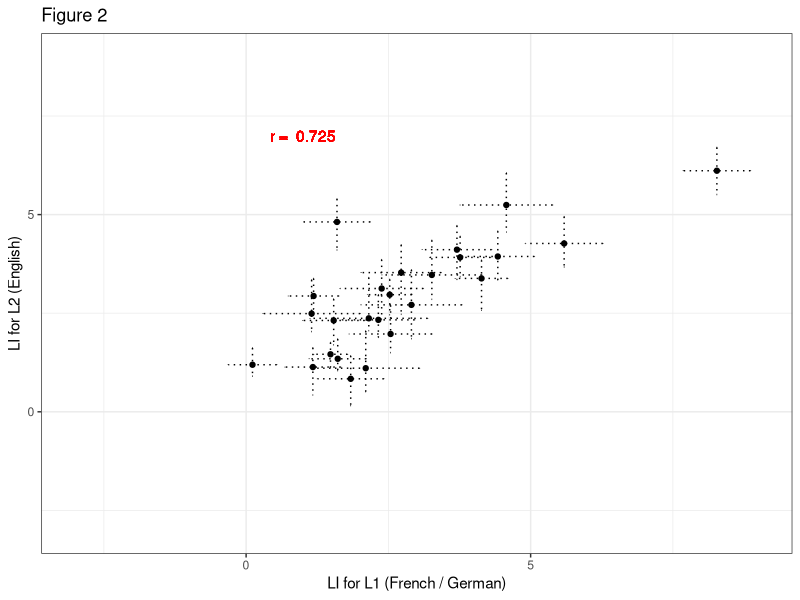
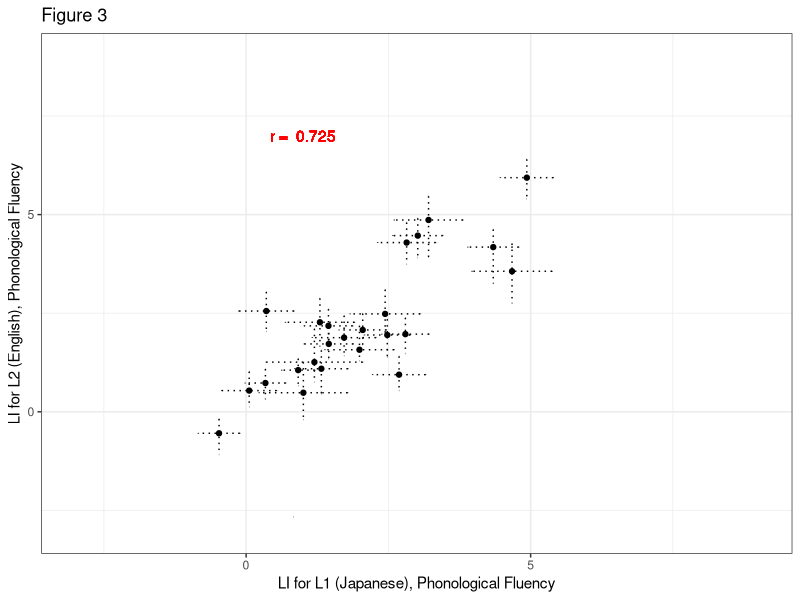
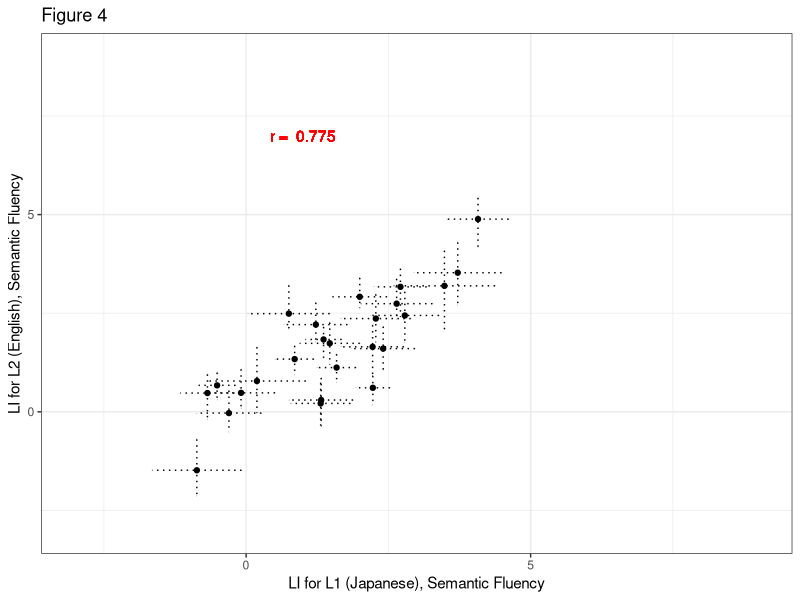

Here is the R script that generated these plots, in order:
## ---- chunk 1
knitr::opts_chunk$set(echo = TRUE)

require(tidyverse)
require(flextable)
require(ggplot2)
## ---- chunk 2
# read French/German data in
L1_data <- read.csv('Results_L1.csv')
L2_data <- read.csv('Results_L2.csv')
background_data_total <- read.csv('background_data.csv', stringsAsFactors = FALSE)
colnames(background_data_total)[1] <-  colnames(background_data_total)[1] <- 'ID'

# read Japanese data in 
Miho_L1_data <- read.csv('Miho_Results_L1.csv')
Miho_L2_data <- read.csv('Miho_Results_L2.csv')
Miho_background_data_total <- read.csv('Miho_background_data.csv', stringsAsFactors = FALSE)

## ---- chunk 3
# How many participants are there, and how many were excluded from the analysis?
nsubj_all <- dim(L1_data)[1]
# If a subject has data excluded in EITHER language, we'll have to exclude them.
exclude <- L1_data$L1.exclusions + L2_data$L2.exclusions
# We will include the rows in L1_data and L2_data for any participants where exclude = 0
L1_data <- L1_data[which(exclude==0), ]
L2_data <- L2_data[which(exclude==0), ]
# Remove excluded participants from backgound data too
background_data <- background_data_total[which(exclude==0), ]
nsubj <- dim(L1_data)[1]
background_data <- background_data %>% mutate(L2_prof = (L2_prof_Speaking+L2_prof_Reading+L2_prof_Understanding)/3)

# Calculate demographics summary statistics
demo_summary <- background_data %>% 
  summarise(N_total = n(), N_german = length(which(L1==1)), N_french = length(which(L1==2)),
            N_female = length(which(Gender==0)), N_male = length(which(Gender==1)),
            mean_age = mean(Age), sd_age = sd(Age),
            mean_EHI = mean(EHI), sd_EHI = sd(EHI), min_EHI = min(EHI), max_EHI = max(EHI),
            languages = mean(NoL), sd_languages = sd(NoL),
            mean_aoa = mean(L2_Acquisition), sd_aoa = sd(L2_Acquisition),
            mean_aoF = mean(L2_Fluent), sd_aoF = sd(L2_Fluent),
            mean_accent = mean(L2_exp_Accent), sd_accent = sd(L2_exp_Accent),
            mean_read = mean(L2_prof_Reading), sd_read = sd(L2_prof_Reading),
            mean_und = mean(L2_prof_Understanding), sd_und = sd(L2_prof_Understanding),
            mean_speak = mean(L2_prof_Speaking), sd_speak = sd(L2_prof_Speaking),
            mean_prof = mean(L2_prof), sd_prof = sd(L2_prof))

## ---- chunk 4
# Calculate mean and SEM LI value for L1 and L2
L1_summary_stats <- L1_data %>% summarise(L1_mean = mean(L1.mean_LI), L1_se = sd(L1.mean_LI)/sqrt(nsubj),
                                          L1_mean_trials = mean(L1.N), L1_min_trials = min(L1.N), L1_max_trials = max(L1.N)) 
L2_summary_stats <- L2_data %>% summarise(L2_mean = mean(L2.mean_LI), L2_se = sd(L2.mean_LI)/sqrt(nsubj),
                                          L2_mean_trials = mean(L2.N), L2_min_trials = min(L2.N), L2_max_trials = max(L2.N)) 

# Number of Ps left/ bilaterally lateralised
L1_laterality <- L1_data %>% group_by(L1.mean_laterality) %>% summarise(N=n(), pc=N/nsubj*100)
L2_laterality <- L2_data %>% group_by(L2.mean_laterality) %>% summarise(N=n(), pc=N/nsubj*100)


# Make a massive table
summary_stats <- matrix(data = NA, nrow = 2, ncol = 7)
colnames(summary_stats) <- c('Language','Mean trials', 'mean LI', 'se LI', '% left', '% bilateral', '% right')
summary_stats[, 1] <- c('L1', 'L2')
summary_stats[, 2] <- round(c(L1_summary_stats$L1_mean_trials, L2_summary_stats$L2_mean_trials), 2)
summary_stats[, 3] <-  round(c(L1_summary_stats$L1_mean, L2_summary_stats$L2_mean), 2)
summary_stats[, 4] <-  round(c(L1_summary_stats$L1_se, L2_summary_stats$L2_se), 2)
summary_stats[, 5] <- round(c(L1_laterality$pc[2], L2_laterality$pc[2]))
summary_stats[, 6] <- round(c(L1_laterality$pc[1], L2_laterality$pc[1]))
summary_stats[, 7] <- round(c(L1_laterality$pc[3], L2_laterality$pc[3]))
summary_stats[which(is.na(summary_stats[,7])), 7] <- 0 
summary_stats <- as.data.frame(summary_stats)

# Scatterplot of L1 and L2 data
plotdata <- inner_join(x = L1_data,
                        y = L2_data)

# Correlation between L1 and L2
L1_L2_corr <- cor.test (plotdata$L1.mean_LI, plotdata$L2.mean_LI, 
                        method = "spearman", 
                        exact = FALSE)

Fig2 <- ggplot(data = plotdata, aes(x = L1.mean_LI, y = L2.mean_LI)) + 
  geom_point()+
  theme_bw()+
  xlab("LI for L1 (French / German)") +  
  ylab("LI for L2 (English)") + 
  xlim(-3,9) + ylim (-3,9) + 
  geom_errorbar(aes(ymin = L2.mean_LI - L2.mean_se, ymax = L2.mean_LI + L1.mean_se),linetype = "dotted") + 
  geom_errorbarh(aes(xmin = L1.mean_LI - L1.mean_se, xmax = L1.mean_LI + L1.mean_se), linetype = "dotted") +
  geom_text(x = 1, y = 7, label = paste('r = ', round(L1_L2_corr$estimate, 3)), colour = 'red') +
  ggtitle('Figure 2')

# Check correlations with EHI
EHI_LI_L1_cor <- cor.test (background_data$EHI, L1_data$L1.mean_LI, method = "spearman")
EHI_LI_L2_cor <- cor.test (background_data$EHI, L2_data$L2.mean_LI, method = "spearman")

# Check for effect of testing order (0 = L2 tested first, 1 = L1 tested first)
total_info <- inner_join(x = plotdata, y = background_data, by = c("ID"))
nL1_testedfirst <- nrow(background_data[background_data$Tested == 1,]) #how many tested with L1 first
nL1_testedsecond <- nrow(background_data[background_data$Tested == 0,]) # how many tested with L2 first
testing_0 <- filter(total_info, Tested == "0")
testing_1 <- filter(total_info, Tested == "1")
testing_ttest_L1 <- t.test(testing_0$L1.mean_LI, testing_1$L1.mean_LI) # testing if there is a sig. diff between laterality scoes of L1 in those tested in their native language first or second.
testing_ttest_L2 <- t.test(testing_0$L2.mean_LI, testing_1$L2.mean_LI) # testing if there is a sig. diff between laterality scoes of L2 in those tested in their native language first or second.
## ---- chunk 5
# Make a demographics table
demo_table <- matrix(data=NA, nrow=10, ncol=2)
colnames(demo_table) <- c('Characteristic', 'Mean (sd)')
demo_table[,1] <- c('Age, years', 'EHI, /100', 'Languages spoken',
                          'Age of acquisition, years', 'Age of fluency, years', 'Accent, /10',
                          'Proficiency: speaking, /10', 'Proficiency: reading, /10', 
                          'Proficiency: understanding, /10', 'Proficiency: total, /10')
#demo_table[1,2] <- paste0(demo_summary$N_total, ' (', demo_summary$N_male, ':', demo_summary$N_female, ')')
demo_table[1,2] <- paste0(round(demo_summary$mean_age, 2), ' (', round(demo_summary$sd_age, 2), ')')
demo_table[2,2] <- paste0(round(demo_summary$mean_EHI, 2), ' (', round(demo_summary$sd_EHI, 2), ')')
demo_table[3,2] <- paste0(round(demo_summary$languages, 2), ' (', round(demo_summary$sd_languages, 2), ')')
demo_table[4,2] <- paste0(round(demo_summary$mean_aoa, 2), ' (', round(demo_summary$sd_aoa, 2), ')')
demo_table[5,2] <- paste0(round(demo_summary$mean_aoF, 2), ' (', round(demo_summary$sd_aoF, 2), ')')
demo_table[6,2] <- paste0(round(demo_summary$mean_accent, 2), ' (', round(demo_summary$sd_accent, 2), ')')
demo_table[7,2] <- paste0(round(demo_summary$mean_speak, 2), ' (', round(demo_summary$sd_speak, 2), ')')
demo_table[8,2] <- paste0(round(demo_summary$mean_read, 2), ' (', round(demo_summary$sd_read, 2), ')')
demo_table[9,2] <- paste0(round(demo_summary$mean_und, 2), ' (', round(demo_summary$sd_und, 2), ')')
demo_table[10,2] <- paste0(round(demo_summary$mean_prof, 2), ' (', round(demo_summary$sd_prof, 2), ')')
demo_table <- as.data.frame(demo_table)

table1 <- flextable(demo_table) %>% set_caption(table1, caption=paste0('Table 1. Demographics for the Study 1 participants, N=',nsubj, ' (', demo_summary$N_female, ' female)')) 
table1 <- autofit(table1)
table1
## ---- chunk 6
# Report number of excluded trials
excluded_trials_L1 <- 100 - round(sum(L1_data$L1.N) / sum(L1_data$L1.nMark) * 100, 2)
excluded_trials_L2 <- 100 - round(sum(L2_data$L2.N) / sum(L2_data$L2.nMark) * 100, 2)

# Here we will use the Shapiro Wilks normality test to see if the LI values for L1 and L2 are normally distributed
L1_normality <- shapiro.test(L1_data$L1.mean_LI)
L2_normality <- shapiro.test(L2_data$L2.mean_LI)

# spearman correlation test on odds and evens - means: Grabitz data 
L1_splithalf <- cor.test(L1_data$L1.mean_odd, L1_data$L1.mean_even, method = "spearman")
L2_splithalf <- cor.test(L2_data$L2.mean_odd, L2_data$L2.mean_even, method = "spearman")  
## ---- chunk 7
table2 <- flextable(summary_stats) %>% set_caption(table2, caption='Table 2. Summary statistics for Study 1 laterality indices')
table2 <- autofit(table2)
table2

## ---- chunk 8

print(Fig2)

## ---- chunk 9

# Correlation between AOA and LIs
aoa_L2_corr <- cor.test(total_info$L2_Acquisition, total_info$L2.mean_LI, method = "spearman")
aoF_L2_corr <- cor.test(total_info$L2_Fluent, total_info$L2.mean_LI, method = "spearman")
prof_L2_corr <- cor.test(total_info$L2_prof, total_info$L2.mean_LI, method="spearman")

## ---- chunk 10
# How many participants are there, and how many were excluded from the analysis?
Miho_nsubj_all <- dim(Miho_L1_data)[1]

# If a subject has data excluded in EITHER language, we'll have to exclude them
# Phonological and Semantic fluency tasks will be treated separately
Phon_exclude <- Miho_L1_data$L1_Phon.exclusions + Miho_L2_data$L2_Phon.exclusions
Sem_exclude <- Miho_L1_data$L1_Sem.exclusions + Miho_L2_data$L2_Sem.exclusions 

# We will include the rows in L1_data and L2_data for any participants where exclude = 0
L1_Phon_data <- Miho_L1_data[which(Phon_exclude==0), ]
L2_Phon_data <- Miho_L2_data[which(Phon_exclude==0), ]
L1_Sem_data <- Miho_L1_data[which(Sem_exclude==0), ]
L2_Sem_data <- Miho_L2_data[which(Sem_exclude==0), ]

# How many subjects were included for each task?
Phon_nsubj <- dim(L1_Phon_data)[1]
Sem_nsubj <- dim(L1_Sem_data)[1]
# Remove excluded participants from backgound data too
Miho_background_data <- Miho_background_data_total[which(exclude==0), ]

# Calculate demographics summary statistics
##### To be completed! #####

## ---- chunk 11
# Calculate mean and SEM LI value for L1 and L2: Phonological fluency
L1_Phon_summary_stats <-
  L1_Phon_data %>% summarise(L1_mean = mean(L1_Phon.mean_LI), L1_se = sd(L1_Phon.mean_LI)/sqrt(Phon_nsubj),
                                  L1_mean_trials = mean(L1_Phon.N), L1_min_trials = min(L1_Phon.N),
                                  L1_max_trials = max(L1_Phon.N))

L2_Phon_summary_stats <-
  L2_Phon_data %>% summarise(L2_mean = mean(L2_Phon.mean_LI), L2_se = sd(L2_Phon.mean_LI)/sqrt(Phon_nsubj),
                                  L2_mean_trials = mean(L2_Phon.N), L2_min_trials = min(L2_Phon.N),
                                  L2_max_trials = max(L2_Phon.N))

# The mean and SEM LI value for L1 and L2: Semantic fluency
L1_Sem_summary_stats <-
  L1_Sem_data %>% summarise(L1_mean = mean(L1_Sem.mean_LI), L1_se = sd(L1_Sem.mean_LI)/sqrt(Sem_nsubj),
                                  L1_mean_trials = mean(L1_Sem.N), L1_min_trials = min(L1_Sem.N),
                                  L1_max_trials = max(L1_Sem.N))

L2_Sem_summary_stats <-
  L2_Sem_data %>% summarise(L2_mean = mean(L2_Sem.mean_LI), L2_se = sd(L2_Sem.mean_LI)/sqrt(Sem_nsubj),
                                  L2_mean_trials = mean(L2_Sem.N), L2_min_trials = min(L2_Sem.N),
                                  L2_max_trials = max(L2_Sem.N))

# Number of Ps left/ bilaterally lateralised for L1/L2, Phon/Sem fluency
L1_Phon_laterality <- L1_Phon_data %>%
  group_by(L1_Phon.mean_laterality) %>% summarise(N=n(), pc=N/Phon_nsubj*100)
L2_Phon_laterality <- L2_Phon_data %>%
  group_by(L2_Phon.mean_laterality) %>% summarise(N=n(), pc=N/Phon_nsubj*100)
L1_Sem_laterality <- L1_Sem_data %>%
  group_by(L1_Sem.mean_laterality) %>% summarise(N=n(), pc=N/Sem_nsubj*100)
L2_Sem_laterality <- L2_Sem_data %>%
  group_by(L2_Sem.mean_laterality) %>% summarise(N=n(), pc=N/Sem_nsubj*100)

# Make a summary table
summary_stats <- matrix(data = NA, nrow = 4, ncol = 8)
colnames(summary_stats) <- c('Task','Language','Mean trials', 'mean LI', 'se LI', '% left', '% bilateral', '% right')
summary_stats[, 1] <- c('Phonological','Phonological','Semantic','Semantic')
summary_stats[, 2] <- c('L1','L2','L1','L2')
summary_stats[, 3] <- round(c(L1_Phon_summary_stats$L1_mean_trials, L2_Phon_summary_stats$L2_mean_trials,
                              L1_Sem_summary_stats$L1_mean_trials, L2_Sem_summary_stats$L2_mean_trials), 2)
summary_stats[, 4] <-  round(c(L1_Phon_summary_stats$L1_mean, L2_Phon_summary_stats$L2_mean,
                               L1_Sem_summary_stats$L1_mean, L2_Sem_summary_stats$L2_mean), 2)
summary_stats[, 5] <-  round(c(L1_Phon_summary_stats$L1_se, L2_Phon_summary_stats$L2_se,
                               L1_Sem_summary_stats$L1_se, L2_Sem_summary_stats$L2_se), 2)
summary_stats[, 6] <- round(c(L1_Phon_laterality$pc[2], L2_Phon_laterality$pc[2],
                              L1_Sem_laterality$pc[2], L2_Sem_laterality$pc[2]))
summary_stats[, 7] <- round(c(L1_Phon_laterality$pc[1], L2_Phon_laterality$pc[1],
                              L1_Sem_laterality$pc[1], L2_Sem_laterality$pc[1]))
summary_stats[, 8] <- round(c(L1_Phon_laterality$pc[3], L2_Phon_laterality$pc[3],
                              L1_Sem_laterality$pc[3], L2_Sem_laterality$pc[3]))
summary_stats[which(is.na(summary_stats[,8])), 8] <- 0 
summary_stats <- as.data.frame(summary_stats)

# Plot Miho Phon L1 and L2 data
plotdata <- inner_join(x = L1_Phon_data, L2_Phon_data)
L1_L2_Phon_corr <- cor.test (plotdata$L1_Phon.mean_LI, plotdata$L2_Phon.mean_LI, method = "spearman")

Fig3 <- ggplot(data = plotdata, aes(x = L1_Phon.mean_LI, y = L2_Phon.mean_LI)) + 
  geom_point()+
  theme_bw()+
  xlab("LI for L1 (Japanese), Phonological Fluency") +  
  ylab("LI for L2 (English), Phonological Fluency") + 
  xlim(-3,9) + ylim (-3,9) + 
  geom_errorbar(aes(ymin = L2_Phon.mean_LI - L2_Phon.mean_se, ymax = L2_Phon.mean_LI + L1_Phon.mean_se),linetype = "dotted") + 
  geom_errorbarh(aes(xmin = L1_Phon.mean_LI - L1_Phon.mean_se, xmax = L1_Phon.mean_LI + L1_Phon.mean_se), linetype = "dotted")+
  geom_text(x = 1, y = 7, label = paste('r = ', round(L1_L2_corr$estimate, 3)), colour = 'red') +
  ggtitle('Figure 3')

# Plot Miho Sem L1 and L2 data
plotdata <- inner_join(x = L1_Sem_data, y = L2_Sem_data)
L1_L2_corr <- cor.test (plotdata$L1_Sem.mean_LI, plotdata$L2_Sem.mean_LI, method = "spearman")

Fig4 <- ggplot(data = plotdata, aes(x = L1_Sem.mean_LI, y = L2_Sem.mean_LI)) +
  geom_point()+
  theme_bw()+
  xlab("LI for L1 (Japanese), Semantic Fluency") +
  ylab("LI for L2 (English), Semantic Fluency") +
  xlim(0-3,9) + ylim (-3,9) +
  geom_errorbar(aes(ymin = L2_Sem.mean_LI - L2_Sem.mean_se, ymax = L2_Sem.mean_LI + L1_Sem.mean_se),linetype = "dotted") +
  geom_errorbarh(aes(xmin = L1_Sem.mean_LI - L1_Sem.mean_se, xmax = L1_Sem.mean_LI + L1_Sem.mean_se), linetype = "dotted")+
  geom_text(x = 1, y = 7, label = paste('r = ', round(L1_L2_corr$estimate, 3)), colour = 'red') +
  ggtitle('Figure 4')

# Check correlations with EHI 
#TO COMPLETE
# EHI_LI_L1_Phon_cor <- cor.test (background_data$EHI, L1_data$L1_Phon.mean_LI, method = "spearman")
# EHI_LI_L2_Phon_cor <- cor.test (background_data$EHI, L2_data$L2_Phon.mean_LI, method = "spearman")
# EHI_LI_L1_Sem_cor <- cor.test (background_data$EHI, L1_data$L1_Sem.mean_LI, method = "spearman")
# EHI_LI_L2_Sem_cor <- cor.test (background_data$EHI, L2_data$L2_Sem.mean_LI, method = "spearman")

# Check for effect of testing order (0 = L2 tested first, 1 = L1 tested first)
# TO COMPLETE
# total_info <- inner_join(x = plotdata, y = background_data, by = c("ID"))
# nL1_testedfirst <- nrow(background_data[background_data$Tested == 1,]) #how many tested with L1 first
# nL1_testedsecond <- nrow(background_data[background_data$Tested == 0,]) # how many tested with L2 first
# testing_0 <- filter(total_info, Tested == "0")
# testing_1 <- filter(total_info, Tested == "1")
# testing_ttest_L1 <- t.test(testing_0$L1.mean_LI, testing_1$L1.mean_LI) # testing if there is a sig. diff between laterality scoes of L1 in those tested in their native language first or second.
# testing_ttest_L2 <- t.test(testing_0$L2.mean_LI, testing_1$L2.mean_LI) # testing if there is a sig. diff between laterality scoes of L2 in those tested in their native language first or second.
## ---- chunk 12

#### To be completed ####
## ---- chunk 13
# Report number of excluded trials
excluded_trials_L1_Phon <- 100 - round(sum(L1_Phon_data$L1_Phon.N.N) / sum(L1_Phon_data$L1_Phon.nMark) * 100, 2)
excluded_trials_L2_Phon <- 100 - round(sum(L2_Phon_data$L2_Phon.N) / sum(L2_Phon_data$L2_Phon.nMark) * 100, 2)
excluded_trials_L1_Sem <- 100 - round(sum(L1_Sem_data$L1_Sem.N.N) / sum(L1_Sem_data$L1_Sem.nMark) * 100, 2)
excluded_trials_L2_Sem <- 100 - round(sum(L2_Sem_data$L2_Sem.N) / sum(L2_Sem_data$L2_Sem.nMark) * 100, 2)

# Here we will use the Shapiro Wilks normality test to see if the LI values for L1 and L2 are normally distributed
L1_Phon_normality <- shapiro.test(L1_Phon_data$L1_Phon.mean_LI)
L1_Sem_normality <- shapiro.test(L1_Sem_data$L1_Sem.mean_LI)
L2_Phon_normality <- shapiro.test(L2_Phon_data$L2_Phon.mean_LI)
L2_Sem_normality <- shapiro.test(L2_Sem_data$L2_Sem.mean_LI)

# spearman correlation test on odds and evens - means
L1_Phon_splithalf <- cor.test(L1_Phon_data$L1_Phon.mean_odd, L1_Phon_data$L1_Phon.mean_even, method = "spearman")
L2_Phon_splithalf <- cor.test(L2_Phon_data$L2_Phon.mean_odd, L2_Phon_data$L2_Phon.mean_even, method = "spearman")
L1_Sem_splithalf <- cor.test(L1_Sem_data$L1_Sem.mean_odd, L1_Sem_data$L1_Sem.mean_even, method = "spearman")
L2_Sem_splithalf <- cor.test(L2_Sem_data$L2_Sem.mean_odd, L2_Sem_data$L2_Sem.mean_even, method = "spearman")

## ---- chunk 14
table4 <- flextable(summary_stats) 
table4 <- autofit(table4)
set_caption(table4, caption='Table 4. Summary statistics for Study 2 laterality indices')

## ---- chunk 15
print(Fig3)
print(Fig4)

## ---- chunk 16

# TO BE COMPLETED
